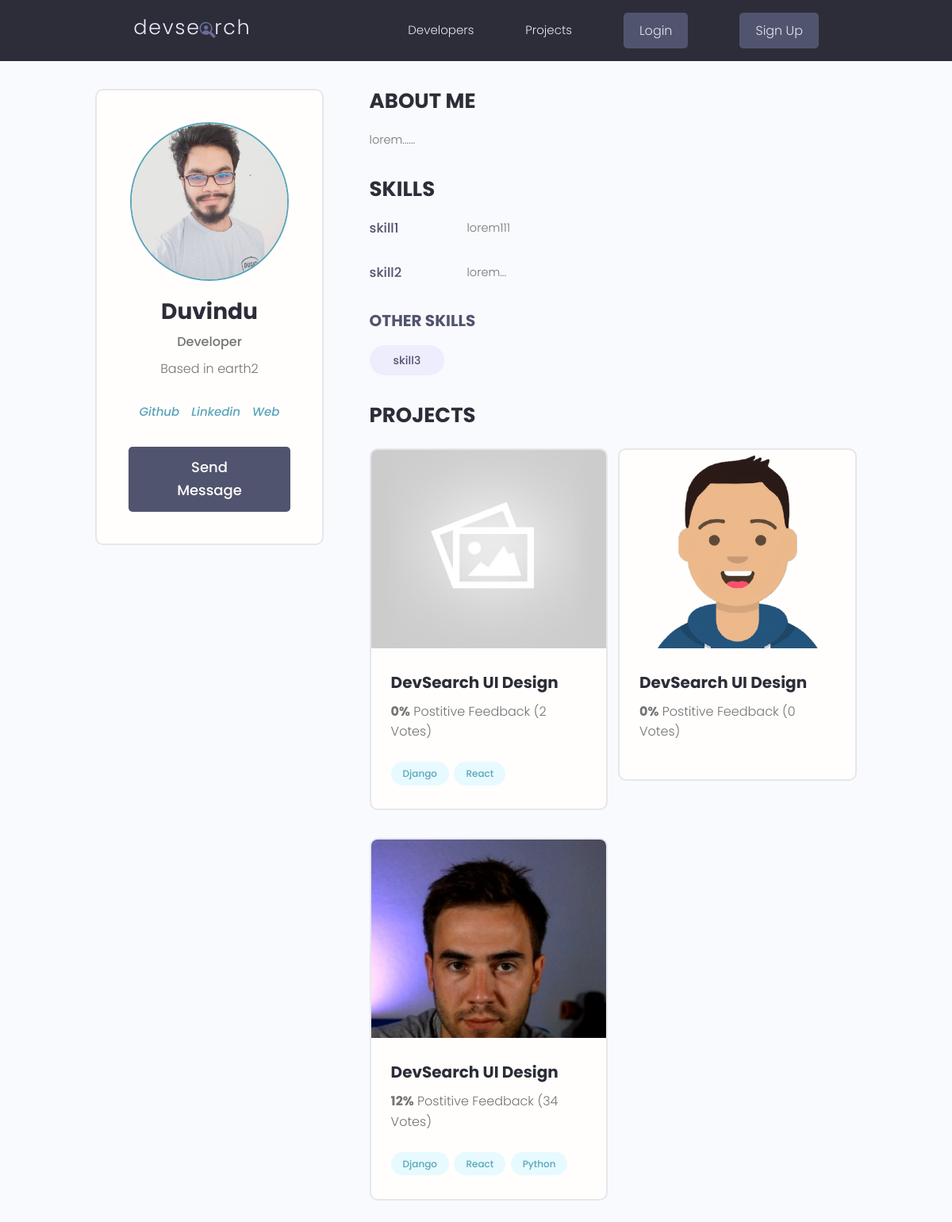
The page /profile/duvindu/ on the database its author committed.
### home/models.py (models this page shows, shortened)
class Profile(models.Model):
    user = models.OneToOneField(User,on_delete=models.CASCADE)
    name = models.CharField(max_length=200, blank=True, null=True)
    short_intro = models.CharField(max_length=200, blank=True, null=True)
    long_intro = models.TextField(blank=True, null=True)
    image = models.ImageField(upload_to='media_profile_model/', blank=True, null=True)
    social_github = models.CharField(max_length=200, blank=True, null=True)
    social_linkedin = models.CharField(max_length=200, blank=True, null=True)
    social_website = models.CharField(max_length=200, blank=True, null=True)
    location = models.CharField(max_length=200, blank=True, null=True)
    created = models.DateTimeField(auto_now_add=True)
    @property
    def imgUrl(self):
        try:
            return f"{self.image.url}"
        except Exception as ex:
            return '/static/images/static_profile_model/default.png'

class Skill(models.Model):
    owner = models.ForeignKey(User, on_delete=models.CASCADE)
    name = models.CharField(max_length=200)
    description = models.TextField(blank=True, null=True)
    created = models.DateTimeField(auto_now_add=True)

class Project(models.Model):
    owner = models.ForeignKey(User, on_delete=models.CASCADE, null=True)
    title = models.CharField(max_length=200)
    description = models.TextField(blank=True, null=True)
    source_link = models.CharField(max_length=200, null=True,blank=True)
    created = models.DateTimeField(auto_now_add=True)
    tags = models.ManyToManyField('Tag', blank=True)
    vote_total = models.IntegerField(default=0, blank=True, null=True)
    vote_ratio = models.IntegerField(default=0, null=True, blank=True)
    featured_image = models.ImageField(upload_to='media_project_model/', blank=True, null=True)
    @property
    def imgUrl(self):
        try:
            return f"{self.featured_image.url}"
        except Exception as ex:
            return '/static/images/static_project_model/default.jpg'

class Tag(models.Model):
    name = models.CharField(max_length=200)
    created = models.DateTimeField(auto_now_add=True)

### home/views.py (the view)
# urls.py: path('profile/<str:username>/', singleProfile, name = 'single-profile'),
def singleProfile(request, username):
    profile = User.objects.get(username = username).profile
    top_skills = profile.user.skill_set.exclude(description__exact = '')
    other_skills = profile.user.skill_set.filter(description__exact = '')
    projects = profile.user.project_set.all()
    context = {'profile':profile, 'top_skills': top_skills,
                'other_skills': other_skills, 'projects':projects}
    return render(request, 'home/profile.html', context)

### home/templates/home/profile.html
{% extends 'base.html' %}
{% block content %}
<main class="profile my-md">
    <div class="container">
      <div class="layout">
        <div class="column column--1of3">
          <div class="card text-center">
            <div class="card__body dev">
              <img class="avatar avatar--xl" src="{{profile.imgUrl}}" />
              <h2 class="dev__name">{{profile.name}}</h2>
              <p class="dev__title">{{profile.short_intro}}</p>
              <p class="dev__location">Based in {{profile.location}}</p>
              <ul class="dev__social">
                {% if profile.social_github %}
                <li>
                  <a title="Github" href="{{profile.social_github}}" target="_blank"><i class="im im-github">Github</i></a>
                </li>
                {% endif %}
                {% if profile.social_linkedin %}
                <li>
                  <a title="LinkedIn" href="{{profile.social_linkedin}}" target="_blank"><i class="im im-linkedin">Linkedin</i></a>
                </li>
                {% endif %}
                {% if profile.social_website %}
                <li>
                  <a title="Personal Website" href="{{profile.social_website}}" target="_blank"><i class="im im-globe">Web</i></a>
                </li>
                {% endif %}
              </ul>
              <a href="#" class="btn btn--sub btn--lg">Send Message </a>
            </div>
          </div>
        </div>
        <div class="column column--2of3">
          <div class="devInfo">
            <h3 class="devInfo__title">About Me</h3>
            <p class="devInfo__about">
                    {{profile.long_intro}}
            </p>
          </div>
          <div class="devInfo">
            <h3 class="devInfo__title">Skills</h3>
            <div class="devInfo__skills">
            {% for skill in top_skills %}
              <div class="devSkill">
                <h4 class="devSkill__title">{{skill.name}}</h4>
                <p class="devSkill__info">
                  {{skill.description}}
                </p>
              </div>
            {% endfor %}
              <h3 class="devInfo__subtitle">Other Skills</h3>
              <div class="devInfo__otherSkills">
                {% for skill in other_skills %}
                <span class="tag tag--pill tag--sub tag--lg">
                  <small>{{skill.name}}</small>
                </span>
                {% endfor %}
              </div>
            </div>
          </div>
          <div class="devInfo">
            <h3 class="devInfo__title">Projects</h3>
            <div class="grid grid--two">
            {% for project in projects %}
              <div class="column">
                <div class="card project">
                  <a href="{% url 'single-project' project.id %}" class="project">
                    <img class="project__thumbnail" src="{{project.imgUrl}}" alt="project thumbnail" />
                    <div class="card__body">
                      <h3 class="project__title">DevSearch UI Design</h3>
                      <p class="project--rating">
                        <span style="font-weight: bold;">{{project.vote_ratio}}%</span> Postitive
                        Feedback ({{project.vote_total}} Vote{{project.vote_total|pluralize:'s'}})
                      </p>
                      <div class="project__tags">
                        {% for tag in project.tags.all %}
                        <span class="tag tag--pill tag--main">
                          <small>{{tag.name}}</small>
                        </span>
                        {% endfor %}
                      </div>
                    </div>
                  </a>
                </div>
              </div>
            {% endfor %}
            </div>
          </div>
        </div>
      </div>
    </div>
  </main>
{% endblock content %}

### static/css/app.css (style rules this page uses)
:root { --color-sub: #2d2d39; }
.btn--sub { background-color: var(--color-sub-light); }
.card { border: 2px solid var(--color-light); }
img { width: 100%; }
.profile .card > .dev { padding: 4rem; }
.dev__name { color: var(--color-sub); font-size: 2.8rem; font-weight: 700; margin-top: 1rem; margin-bottom: 0.5rem; }
.dev__title { font-size: 1.6rem; font-weight: 500; line-height: 1.3; }
.dev__location { margin-top: 1rem; }
.dev__social { margin: 3rem 0; list-style: none; display: flex; justify-content: center; gap: 1.5rem; }
.devInfo { margin-bottom: 3rem; }
.devInfo__title, .devInfo__subtitle { font-size: 2.6rem; color: var(--color-sub); text-transform: uppercase; font-weight: 700; margin-bottom: 1.5rem; }
.devInfo__subtitle { font-size: 2rem; color: var(--color-sub-light); }
.devInfo__about, .devSkill__info { font-size: 1.45rem; line-height: 1.7; text-align: justify; }
.devSkill { margin-bottom: 3rem; }
.devSkill__title { font-size: 1.65rem; font-weight: 500; color: var(--color-sub-light); }
@media screen and (min-width: 700px) { .devSkill { display: flex; justify-content: space-between; gap: 3rem; } }
@media screen and (min-width: 700px) { .devSkill__info { flex-basis: 80%; } }
.project--rating { margin-bottom: 1.6em; margin-top: .5em; }
.project__thumbnail { height: 25rem; object-fit: cover; object-position: top center; }
.project__title { font-size: 2rem; font-weight: 700; color: var(--color-sub); }

### static/uikit/styles/modules/_variables.css (style rules this page uses)
:root { --color-main: #5aa5b9; --color-main-light: #e6faff; --color-sub: #3f4156; --color-sub-light: #51546e; --color-sub-lighter: #ededfd; --color-text: #737373; --color-gray: #8b8b8b; --color-light: #e5e7eb; --color-light-gray: #767676; --color-bg: #f8fafd; --color-white: #fffefd; --color-white-light: #f3f3f3; --color-success: #359e64; --color-success-bg: #def8e8; --color-error: #fc4b0b; --color-error-bg: #fff2ee; --font-base: 'Poppins', arial, helvetica, 'Segoe UI', roboto, ubuntu, sans-serif; --font-monospace: 'Fira Code', 'Courier New', courier, monospace; --font-regular: 300; --font-medium: 500; --font-bold: 700; --generic-shadow: 1px 1px 5px #00000010; --generic-transition: all 0.3s ease-in-out; }

### static/uikit/styles/modules/_base.css (style rules this page uses)
* { margin: 0; padding: 0; box-sizing: border-box; text-rendering: optimizeLegibility; color: inherit; font-size: inherit; }
html { font-size: 50%; }
@media only screen and (min-width: 480px) { html { font-size: 56.25%; } }
@media only screen and (min-width: 1200px) { html { font-size: 62.5%; } }
body { line-height: 1.6; font-weight: 400; font-size: 1.5rem; color: var(--color-text); background-color: var(--color-bg); min-height: 100vh; }

### static/uikit/styles/modules/_typography.css (style rules this page uses)
* { font-family: var(--font-base); }
h2 { font-size: 3.6rem; font-weight: var(--font-bold); }
h3 { font-size: 3.2rem; font-weight: var(--font-medium); }
h4 { font-size: 2.8rem; font-weight: var(--font-medium); }
p, span, strong { font-size: 1.6rem; color: var(--color-text); font-weight: var(--font-regular); }
a { padding-bottom: 2px; text-decoration: none; display: inline-block; color: var(--color-main); font-weight: var(--font-medium); }

### static/uikit/styles/modules/_utilities.css (style rules this page uses)
.container { width: 92%; max-width: 165rem; margin: 0 auto; box-sizing: border-box; }
@media screen and (min-width: 1000px) { .container { width: 90%; } }
@media screen and (min-width: 1200px) { .container { width: 80%; } }
.text-center { text-align: center; }
.my-md { margin: 3rem auto; }

### static/uikit/styles/modules/_avatar.css (style rules this page uses)
.avatar { border-radius: 50%; border: 2px solid var(--color-main); object-fit: cover; }
.avatar--xl { height: 20rem; width: 20rem; }

### static/uikit/styles/modules/_button.css (style rules this page uses)
.btn { display: inline-block; position: relative; cursor: pointer; background-color: var(--color-light); font-weight: var(--font-medium); color: var(--color-sub); text-decoration: none; padding: 1rem 2rem; border-radius: 0.5rem; border: none; width: -webkit-fit-content; width: -moz-fit-content; width: fit-content; height: -webkit-fit-content; height: -moz-fit-content; height: fit-content; font-size: 1.6rem; outline-width: 0; outline-color: transparent; -webkit-backface-visibility: hidden; backface-visibility: hidden; transition: all 0.3s ease-in-out; }
.btn--sub { background-color: var(--color-sub); color: var(--color-white); }
.btn--lg { font-size: 1.8rem; padding: 1.2rem 4.5rem; }

### static/uikit/styles/modules/_card.css (style rules this page uses)
.card { border-radius: 1rem; background-color: var(--color-white); border: 1.5px solid var(--color-light); width: auto; height: auto; margin-top: 0.5rem; margin-bottom: 0.5rem; overflow: hidden; }
.card__body, .card__header { padding: 2rem 2.5rem; }

### rows shown on the page
Profile: imgUrl (picture), name "Duvindu", short_intro "Developer", location "earth2", long_intro "lorem......"
Skill: name "skill1", description "lorem111"
Skill: name "skill2", description "lorem..."
Skill: name "skill3"
Project: shows a picture, vote_ratio "0", vote_total "2"
Tag: name "Django"
Tag: name "React"
Project: imgUrl (picture), vote_ratio "0", vote_total "0"
Project: imgUrl (picture), vote_ratio "12", vote_total "34"
Tag: name "Python"
